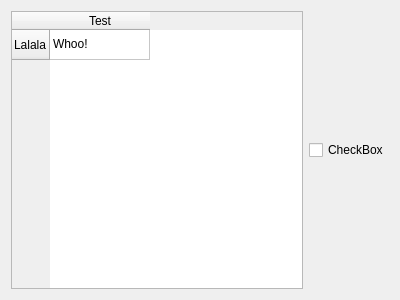
<?xml version="1.0" encoding="UTF-8"?>
<ui version="4.0">
 <class>MeeboConnectView</class>
 <widget class="QDialog" name="MeeboConnectView">
  <property name="geometry">
   <rect>
    <x>0</x>
    <y>0</y>
    <width>400</width>
    <height>300</height>
   </rect>
  </property>
  <property name="windowTitle">
   <string>Dialog</string>
  </property>
  <layout class="QGridLayout" name="gridLayout">
   <item row="0" column="1">
    <layout class="QHBoxLayout" name="topRowLayout">
     <item>
      <widget class="QTableWidget" name="tableWidget">
       <row>
        <property name="text">
         <string>Lalala</string>
        </property>
       </row>
       <column>
        <property name="text">
         <string>Test</string>
        </property>
       </column>
       <item row="0" column="0">
        <property name="text">
         <string>Whoo!</string>
        </property>
       </item>
      </widget>
     </item>
     <item>
      <widget class="QCheckBox" name="checkBox">
       <property name="text">
        <string>CheckBox</string>
       </property>
      </widget>
     </item>
    </layout>
   </item>
  </layout>
 </widget>
 <resources/>
 <connections/>
</ui>
